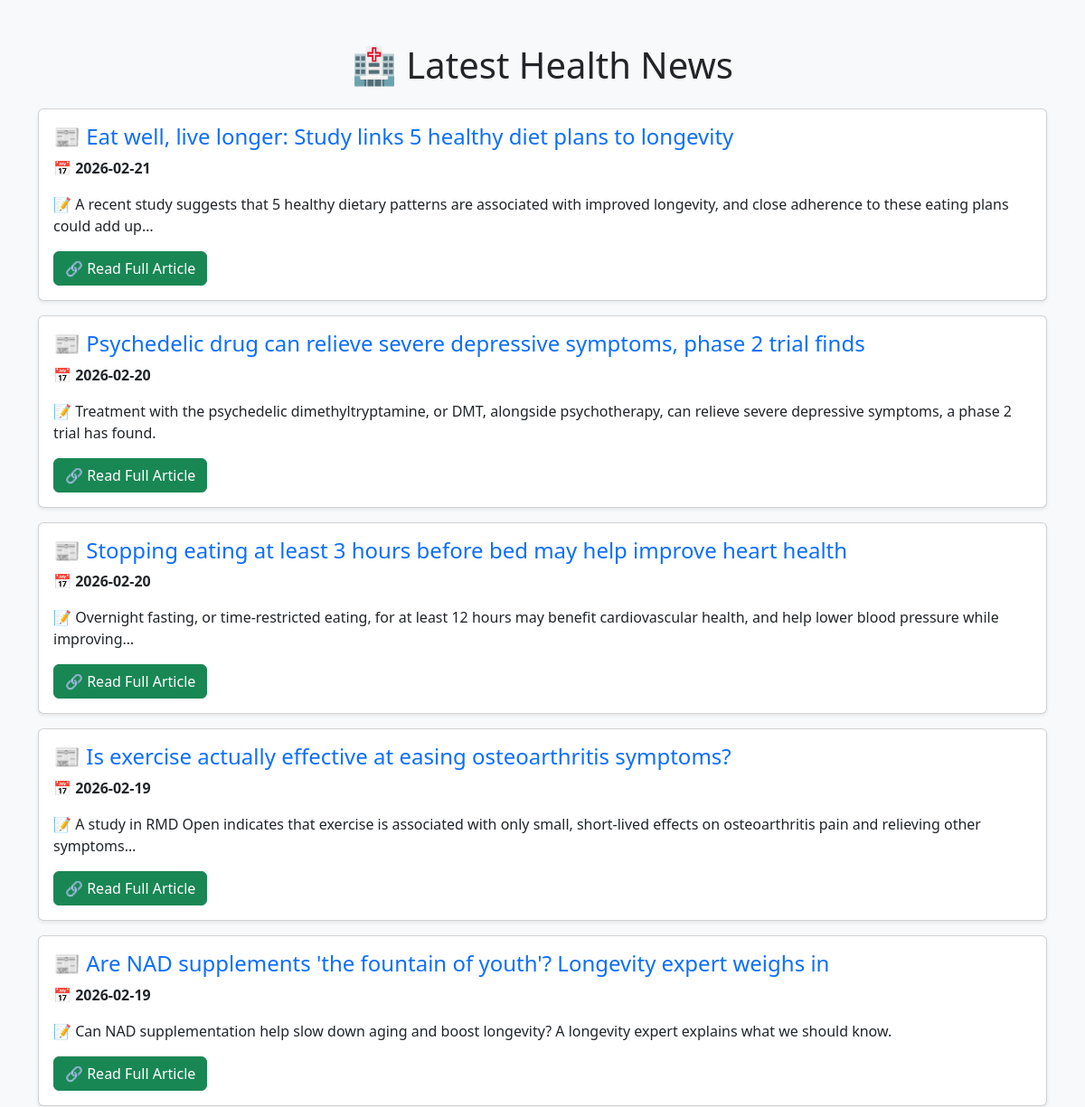
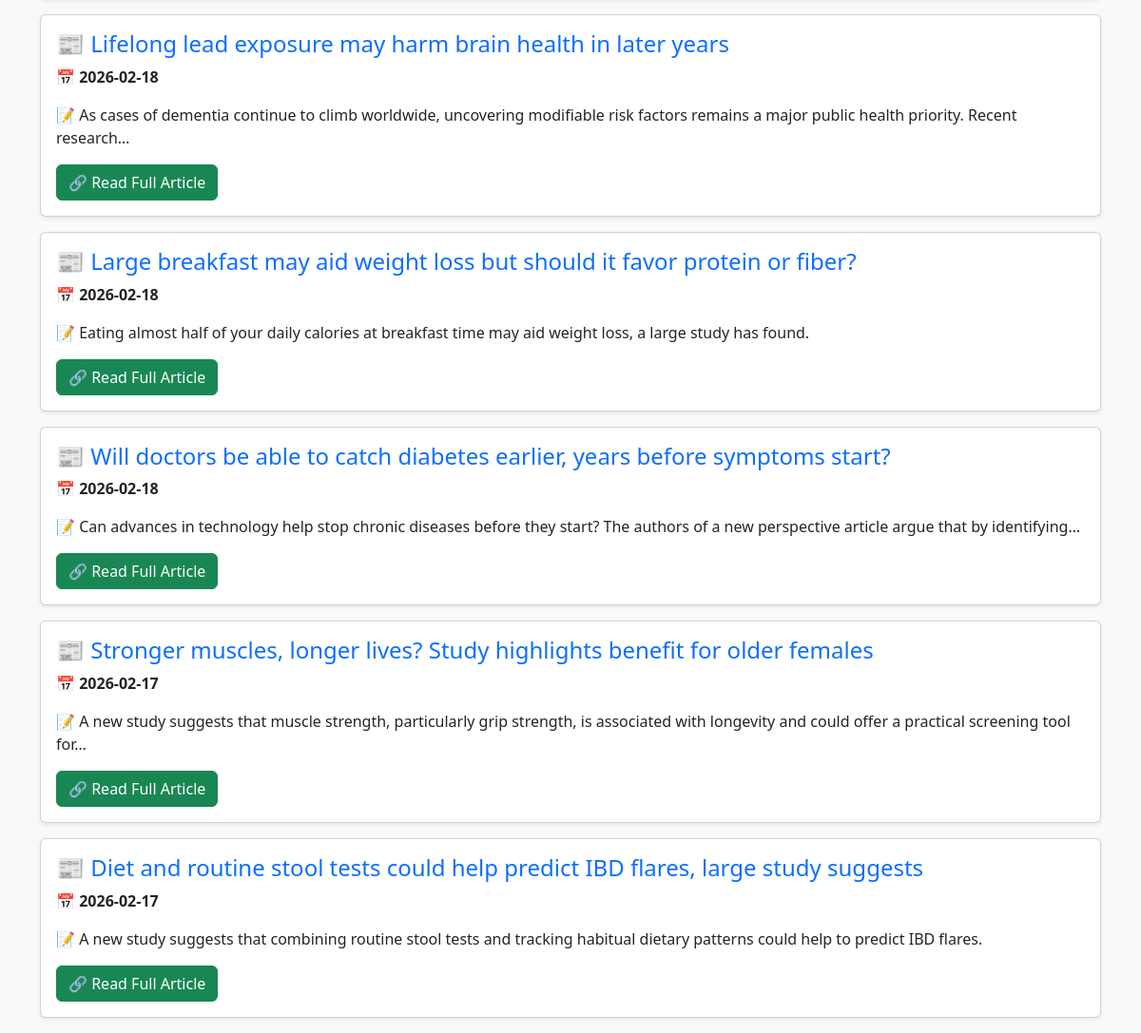
Before: / with the older database file (2 pictures, top to bottom).
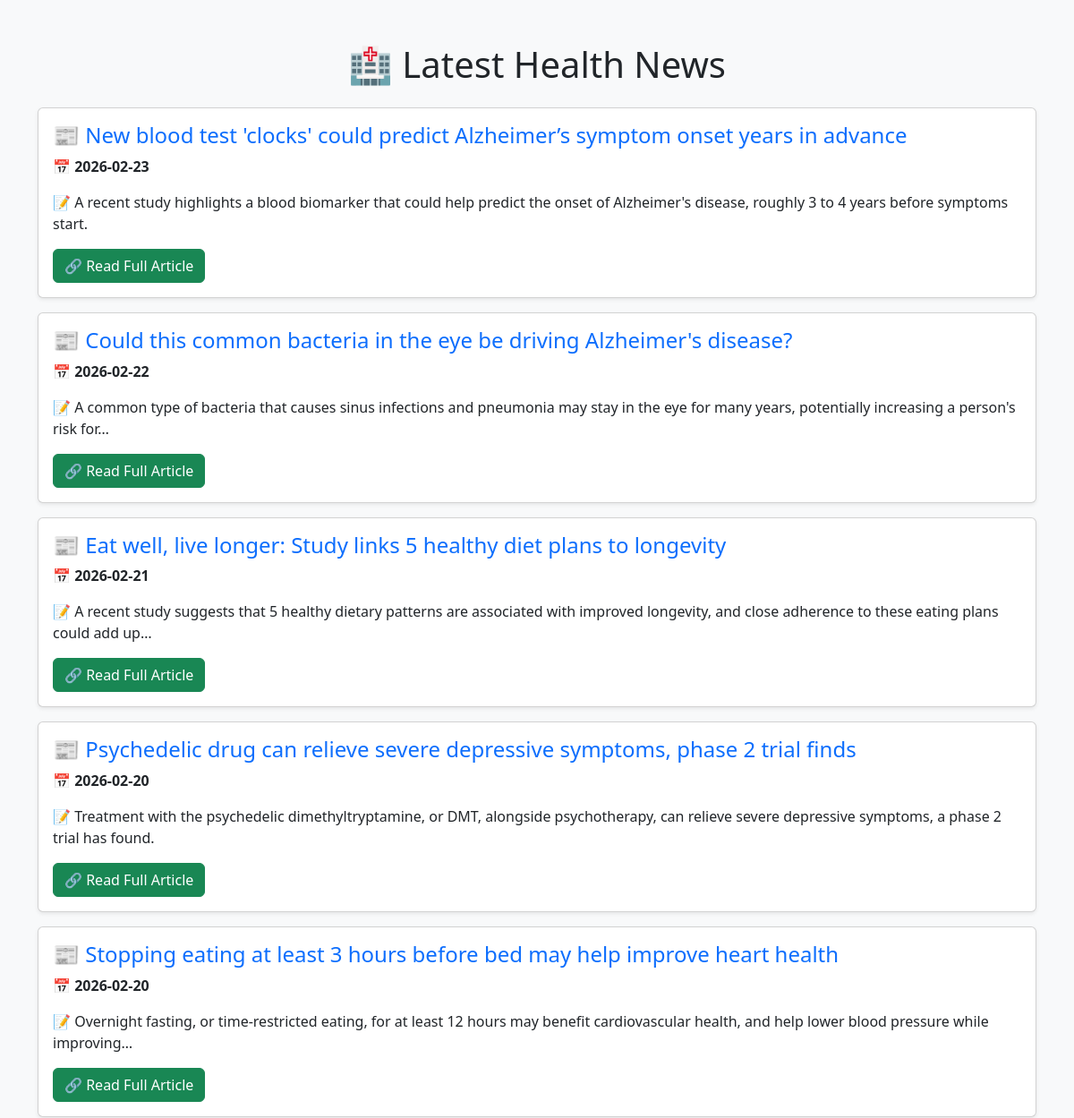
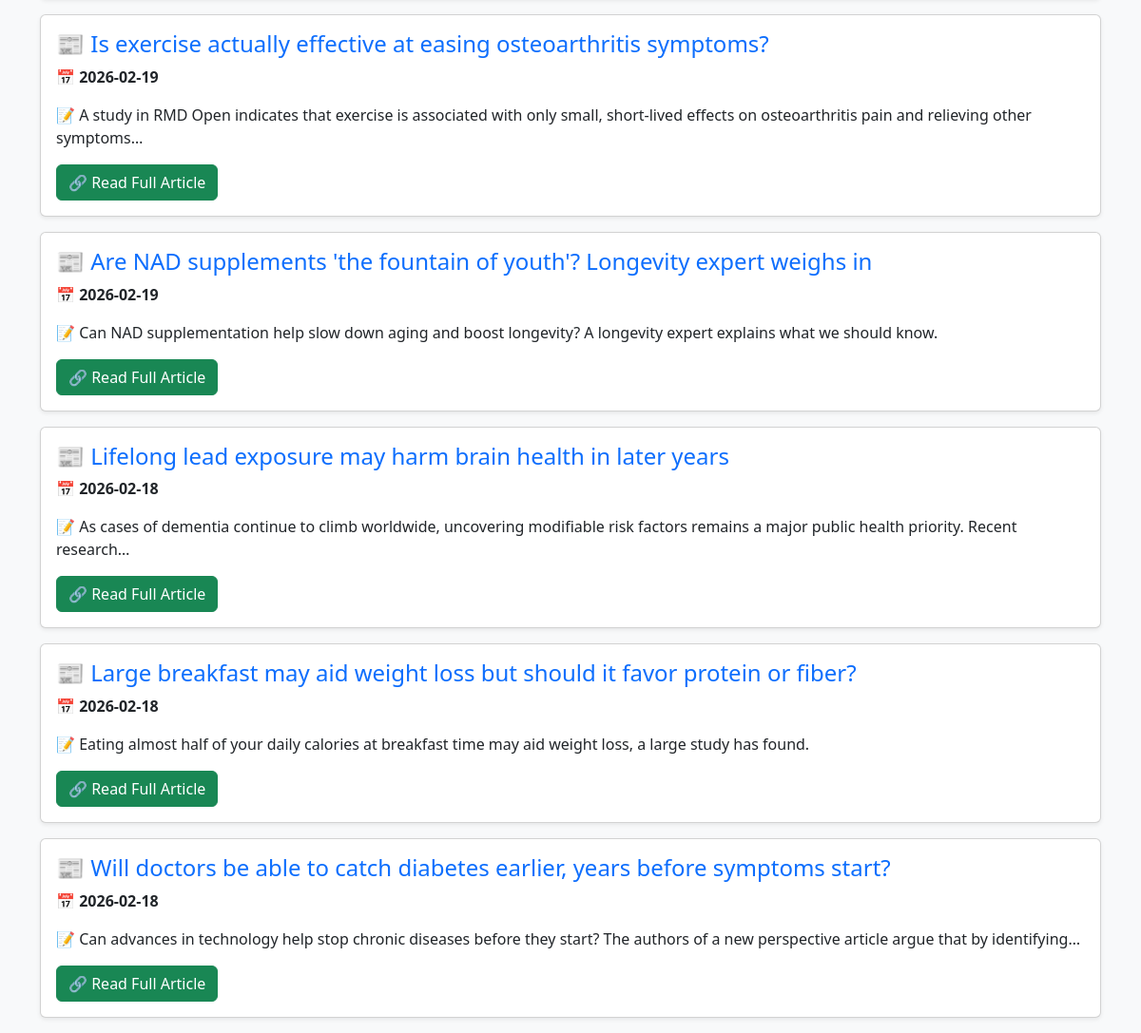
After: the same page with the newer database file (2 pictures, top to bottom).
### tables this page shows
CREATE TABLE news (
        id INTEGER PRIMARY KEY AUTOINCREMENT,
        date TEXT NOT NULL,
        title TEXT UNIQUE, 
        description TEXT,
        news_url TEXT
    );

### app.py (the view)
@app.route("/")
def index():
    page = request.args.get("page", 1, type=int)  # Get the current page number
    limit = 10  # Number of articles per page
    offset = (page - 1) * limit  # Calculate the offset
    news = fetch_news(limit, offset)
    return render_template("index.html", news=news, page=page)

### app.py (called while the page is built)
def fetch_news(limit=10, offset=0):
    conn = sqlite3.connect("health_news.db")
    cursor = conn.cursor()
    cursor.execute("SELECT date, title, description, news_url FROM news ORDER BY date DESC LIMIT ? OFFSET ?", (limit, offset))
    news_list = cursor.fetchall()
    conn.close()
    return news_list

### templates/index.html (shortened to what this page needs)
<!DOCTYPE html>
<html lang="en">
<head>
    <link href="https://cdn.jsdelivr.net/npm/bootstrap@5.3.0/dist/css/bootstrap.min.css" rel="stylesheet">
</head>
<body class="bg-light">
    <div class="container mt-5">
        <h1 class="text-center mb-4">🏥 Latest Health News</h1>
        {% for article in news %}
        <div class="card mb-3 shadow-sm">
            <div class="card-body">
                <h4 class="card-title text-primary">📰 {{ article[1] }}</h4>
                <p class="card-text">📅 <strong>{{ article[0] }}</strong></p>
                <p class="card-text">📝 {{ article[2] }}</p>
                <a href="{{ article[3] }}" class="btn btn-success" target="_blank">🔗 Read Full Article</a>
            </div>
        </div>
        {% endfor %}
    </div>
</body>
</html>

Changed rows visible on the page:
no longer on this page (row unchanged): news: title "Stronger muscles, longer lives? Study highlights benefit for older females", date "2026-02-17", description "A new study suggests that muscle strength, particularly grip strength, is associated with longevity and could offer a practical screening tool for…"
no longer on this page (row unchanged): news: title "Diet and routine stool tests could help predict IBD flares, large study suggests", date "2026-02-17", description "A new study suggests that combining routine stool tests and tracking habitual dietary patterns could help to predict IBD flares."
added news: title "New blood test 'clocks' could predict Alzheimer’s symptom onset years in advance", date "2026-02-23", description "A recent study highlights a blood biomarker that could help predict the onset of Alzheimer's disease, roughly 3 to 4 years before symptoms start."
added news: title "Could this common bacteria in the eye be driving Alzheimer's disease?", date "2026-02-22", description "A common type of bacteria that causes sinus infections and pneumonia may stay in the eye for many years, potentially increasing a person's risk for…"
